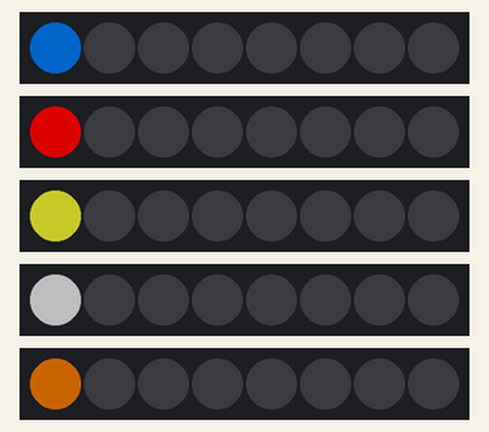
A sketch run on a simulated ESP32. Parts: 5 × 8 RGB LEDs in strip order, left to right. Dim RGB values are drawn brighter than linear.

Above: at 0.1 s.
At 1.1 s:
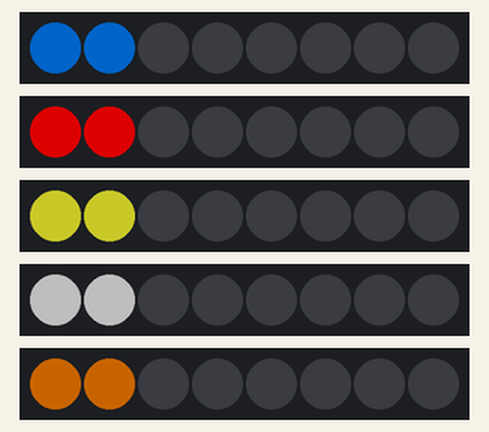
At 2.1 s:
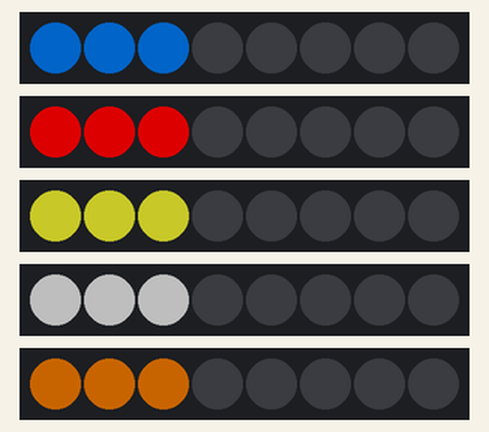
At 3.1 s:
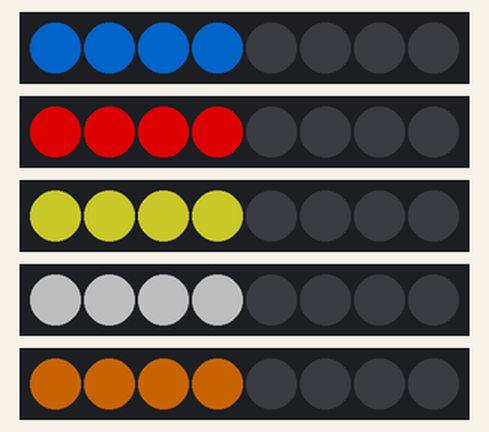
At 5.1 s:
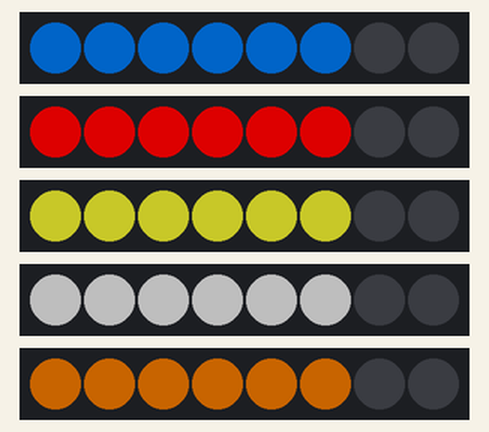
At 7.1 s:
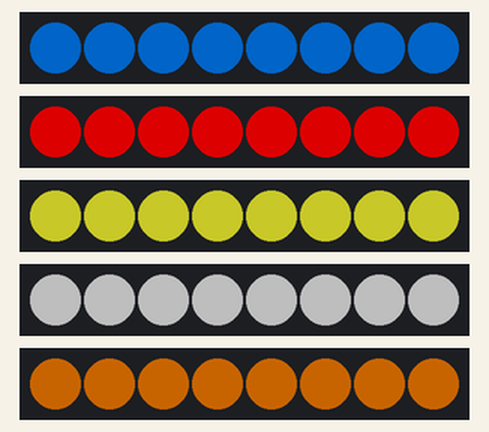

Measured:
- what the display in image 1 shows lasts 1.0 s, from 1.0 s to 2.0 s

The sketch:

esp32_gin_regal.ino
```cpp
#include <Adafruit_NeoPixel.h>

#define PIN_1            0
#define PIN_2            26
#define PIN_3            32
#define PIN_4            17
#define PIN_5            14

// How many NeoPixels are attached to the Arduino?
#define NUMPIXELS      8

Adafruit_NeoPixel pixel_1 = Adafruit_NeoPixel(NUMPIXELS, PIN_1, NEO_GRB + NEO_KHZ800);
Adafruit_NeoPixel pixel_2 = Adafruit_NeoPixel(NUMPIXELS, PIN_2, NEO_GRB + NEO_KHZ800);
Adafruit_NeoPixel pixel_3 = Adafruit_NeoPixel(NUMPIXELS, PIN_3, NEO_GRB + NEO_KHZ800);
Adafruit_NeoPixel pixel_4 = Adafruit_NeoPixel(NUMPIXELS, PIN_4, NEO_GRB + NEO_KHZ800);
Adafruit_NeoPixel pixel_5 = Adafruit_NeoPixel(NUMPIXELS, PIN_5, NEO_GRB + NEO_KHZ800);

int delayval = 1000; // delay for a second

void setup()
  {
  pixel_1.begin(); // This initializes the NeoPixel library.
  pixel_2.begin();
  pixel_3.begin();
  pixel_4.begin();
  pixel_5.begin();
}

void loop()
{
  for(int i=0;i<NUMPIXELS;i++)
  {
    // pixels.Color takes RGB values, from 0,0,0 up to 255,255,255
    pixel_1.setBrightness(100);
    pixel_2.setBrightness(150);
    pixel_3.setBrightness(100);
    pixel_4.setBrightness(80);
    pixel_5.setBrightness(100);

    pixel_1.setPixelColor(i, pixel_1.Color(0,128,255)); // Moderately bright blue color.
    pixel_2.setPixelColor(i, pixel_2.Color(255,0,0)); // Moderately bright red color.
    pixel_3.setPixelColor(i, pixel_3.Color(255,255,51)); // Moderately bright orange color.
    pixel_4.setPixelColor(i, pixel_4.Color(255,255,255)); // Moderately bright white color.
    pixel_5.setPixelColor(i, pixel_5.Color(255,128,0)); // Moderately bright yellow color.

    pixel_1.show(); // This sends the updated pixel color to the hardware.
    pixel_2.show(); // This sends the updated pixel color to the hardware.
    pixel_3.show(); // This sends the updated pixel color to the hardware.
    pixel_4.show(); // This sends the updated pixel color to the hardware.
    pixel_5.show(); // This sends the updated pixel color to the hardware.

    delay(delayval);
  }
}
```
